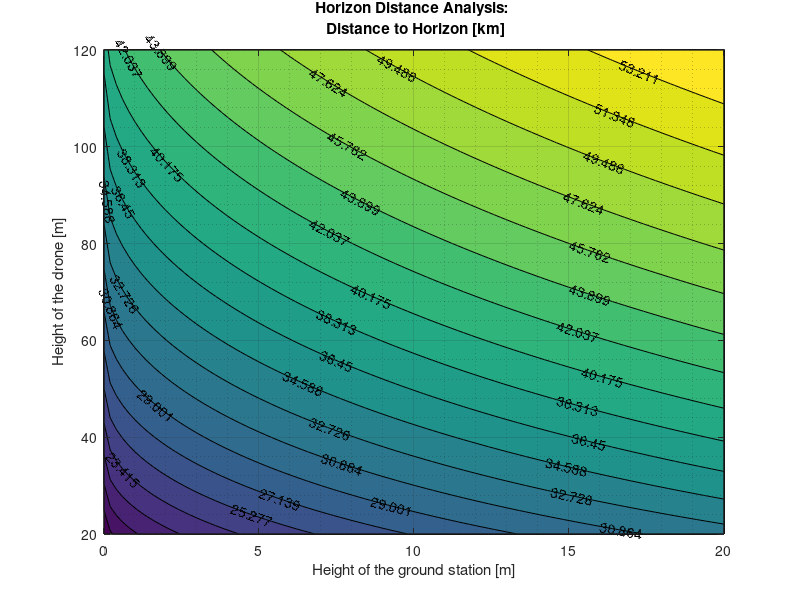
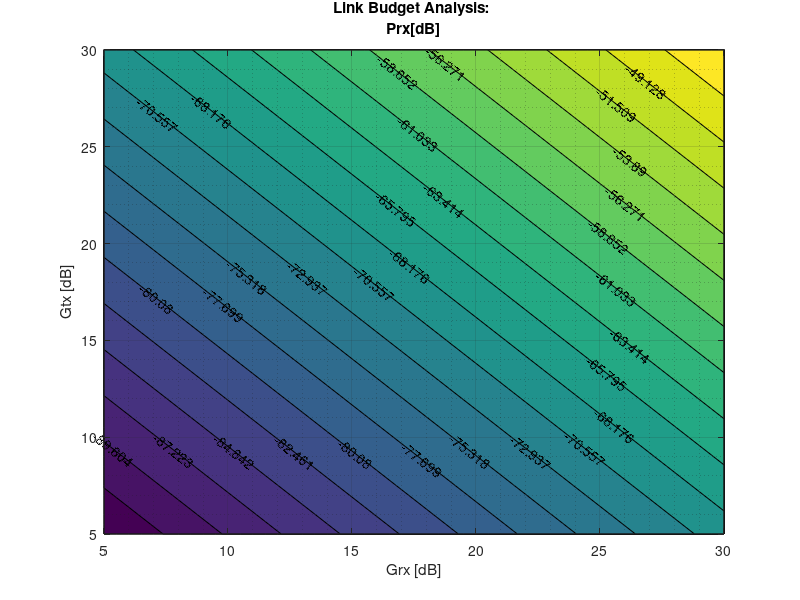
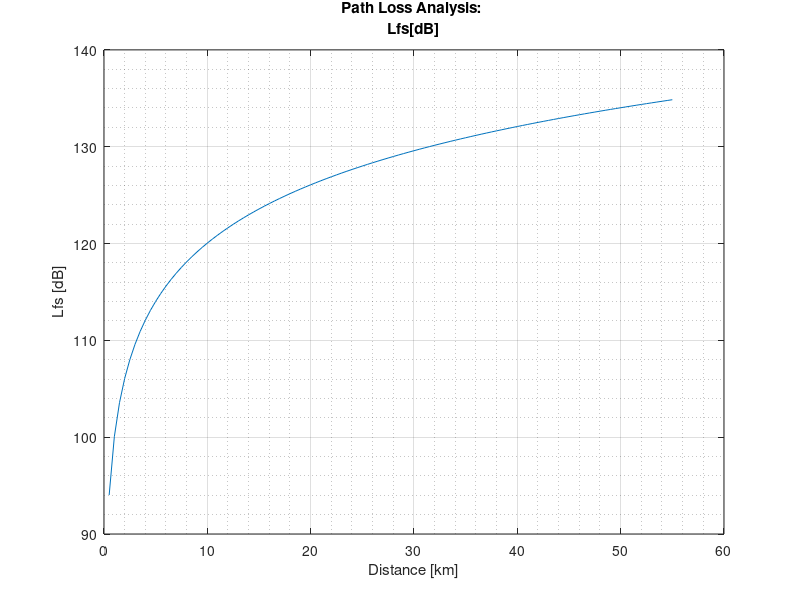

MATLAB code for these plots, in order:
%**************************************************************************
%
% Parameter_simulation.m - CA8 - DRONES
%
%**************************************************************************
%
% Alvaro Perez Ortega
% Aalborg University
% February 2016
%
%**************************************************************************
%
% DESCRIPTION:
% Different test regarding LINE OF SIGHT between the drone and ground
% station and the RADIO LINK power given different parameters like
% distance, etc.
%
%**************************************************************************

clc; clear all; close all;

%% Horizon and Line-Of-Sight

H_GS_MAX = 20;
H_DR_MAX = 120;
H_GS_MIN = 0;
H_DR_MIN = 20;
prec = 100;

h_gs = [H_GS_MIN:(H_GS_MAX-H_GS_MIN)/prec:H_GS_MAX];      % Height of the ground station [m]
h_dr = [H_DR_MIN:(H_DR_MAX-H_DR_MIN)/prec:H_DR_MAX];      % Heigth of the drone [m]

%********************************************************************************
%
%   Ddb[km] = 3.57 * (sqrt(h_dr[m]) + sqrt(h_gs[m]))
%
%********************************************************************************

[h_gs_m,h_dr_m] = meshgrid(h_gs,h_dr);
D_horizon = 3.57 * (sqrt(h_gs_m) + sqrt(h_dr_m));

figure();
% surf(X,Y,D_horizon);
contourf(h_gs_m,h_dr_m,D_horizon,20,'ShowText','on');
grid on;
grid minor;
str = sprintf('Horizon Distance Analysis: \n Distance to Horizon [km]');
title(str);
xlabel('Height of the ground station [m]');
ylabel('Height of the drone [m]');
% zlabel('Distance to Horizon [km]');

%% Radio Link propagation

freq = 2.4 * 10^9;      % Frequency [GHz]
lambda = 3*10^8/freq;   % Wavelength [m]
d = 52;                 % Distance [km]

%********************************************************************************
%
%   Received Power [dBm] = Transmitted Power[dBm] + Gains[dB] − Losses[dB]
%
%   Prx = Ptx + Gtx + Grx - Ltx - Lfs - Lm + Grx - Lrx 
%
%   Prx = received power [dBm]
%   Ptx = transmitter output power [dBm]
%   Gtx = transmitter antenna gain [dBi]
%   Ltx = transmitter losses (coax, connectors...) [dB]
%   Lfs = path loss, usually free space loss [dB]
%   Lm = miscellaneous losses (fading margin, body loss, polarization mismatch, other losses...) [dB]
%   Grx = receiver antenna gain [dBi]
%   Lrx = receiver losses (coax, connectors...) [dB]
%
%********************************************************************************

Lfs = 20*log10(4*pi*d*10^3/lambda);
Ptx = 10*log10(1/(10^-3));
Grx_m = [5:0.5:30];
Gtx_m = [5:0.5:30];

[Gtx_m,Grx_m] = meshgrid(Gtx_m,Grx_m);
Prx = Ptx + Gtx_m + Grx_m - Lfs;

figure();
%surf(X,Y,Prx);
contourf(Gtx_m,Grx_m,Prx,20,'ShowText','on');
grid on;
grid minor;
str = sprintf('Link Budget Analysis: \nPrx[dB]');
title(str);
xlabel('Grx [dB]');
ylabel('Gtx [dB]');
% zlabel('Prx [dB]');

%% Loss through distance

d_m = [0:0.5:max(max(D_horizon))]; 

Lfs = 20*log10(4*pi*d_m*10^3/lambda);
Grx = 14;
Gtx = 24;

Prx = Ptx + Gtx + Grx - Lfs;

figure();
%surf(X,Y,Prx);
plot(d_m,Lfs)
grid on;
grid minor;
str = sprintf('Path Loss Analysis: \nLfs[dB]');
title(str);
xlabel('Distance [km]');
ylabel('Lfs [dB]');
% zlabel('Prx [dB]');